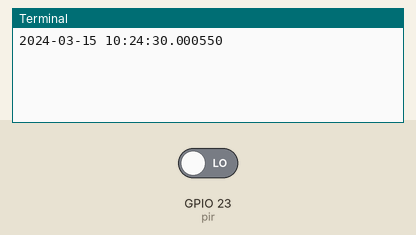
Recording of a program running on a simulated Raspberry Pi (BCM pin numbers). On the bench: the last lines printed to the terminal. The inputs (shaded band) are chosen by the test bench; at power-on: GPIO 23 (pir) LOW. The clock reads 2024-03-15 10:24:30 at power-on unless the program sets it; the camera gives no picture and a still takes 0.5 s.

Above: at 1.2 s.
1.3 s: GPIO 23 (pir) driven HIGH
At 2.0 s:
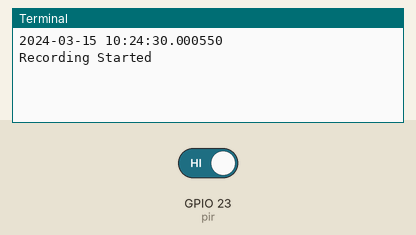
2.8 s: GPIO 23 (pir) driven LOW
At 3.1 s:
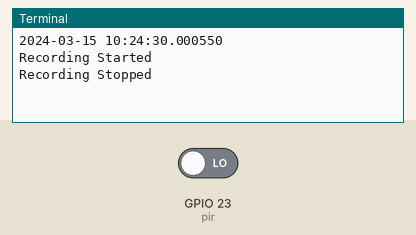

Measured:
- after the input at 1.3 s, the terminal: prints a new line at once (image 1)
- after the input at 2.8 s, the terminal: prints a new line at once (image 2)

The program:

PIR.py
```python
from gpiozero import MotionSensor
from picamera import PiCamera
from datetime import datetime

pir = MotionSensor(23)
camera = PiCamera()

now = datetime.now()
print(now)

while True:
	#print(pir.motion_detected)
	filename = "helpme.h264"
	pir.wait_for_motion()
	camera.start_recording(filename)
	print("Recording Started")
	pir.wait_for_no_motion()
	camera.stop_recording()
	print("Recording Stopped")
```
